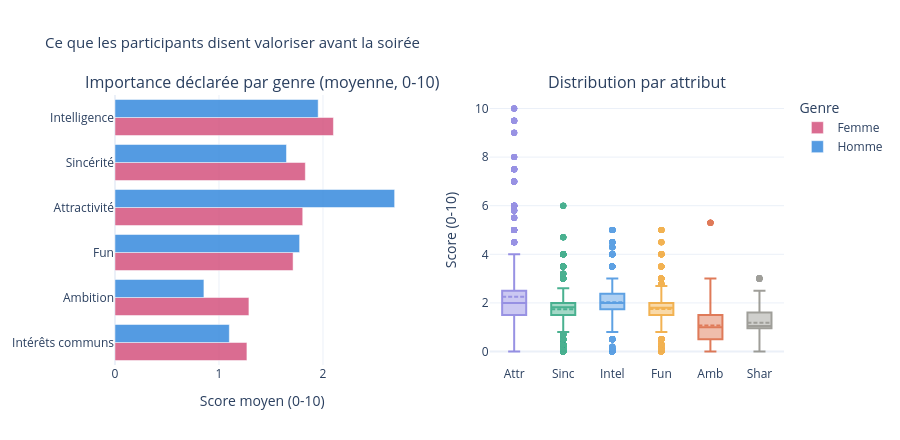

Write notebook code for a chart like this one.
### Code cell
# =============================================================================
# PRIORITÉS DÉCLARÉES AVANT LA SOIRÉE
# =============================================================================
print("\n" + "─" * 65)
print("Ce que les participants disent valoriser avant l’événement")
print("─" * 65)
 
pref_gender = df.groupby("gender_label")[PREF_COLS].mean().T.reset_index()
pref_gender.columns = ["col","Femme","Homme"]
pref_gender["Attribut"] = pref_gender["col"].map(ATTR_FR)
pref_gender = pref_gender.sort_values("Femme", ascending=True)
 
print("\nImportance déclarée moyenne (0-10) :")
print(f"{'Attribut':<22} {'Femme':>8} {'Homme':>8} {'Écart':>8}")
print("  " + "─" * 50)
for _, row in pref_gender.sort_values("Femme", ascending=False).iterrows():
    diff = row["Homme"] - row["Femme"]
    flag = "H" if diff > 0.1 else "F" if diff < -0.1 else "="
    print(f"{row['Attribut']:<22} {row['Femme']:>8.2f} {row['Homme']:>8.2f} {diff:>+8.2f}  {flag}")
 
print("\n> Attractivité : attribut le plus important ET la plus grande différence H/F")
print("> Ambition & Intérêts communs : attributs les moins valorisés")
 
fig_u3 = make_subplots(
    rows=1, cols=2,
    subplot_titles=[
        "Importance déclarée par genre (moyenne, 0-10)",
        "Distribution par attribut"
    ],
    horizontal_spacing=0.12,
)
 
for genre, clr in [("Femme", C["female"]), ("Homme", C["male"])]:
    fig_u3.add_trace(go.Bar(
        y=pref_gender["Attribut"],
        x=pref_gender[genre],
        name=genre, orientation="h",
        marker_color=clr, opacity=0.85,
    ), row=1, col=1)
 
pref_short = {"attr1_1":"Attr","sinc1_1":"Sinc","intel1_1":"Intel",
              "fun1_1":"Fun","amb1_1":"Amb","shar1_1":"Shar"}
for col, clr in zip(PREF_COLS, COLORS8):
    fig_u3.add_trace(go.Box(
        y=df[col], name=pref_short.get(col, col),
        marker_color=clr, boxmean=True,
         showlegend=False, opacity=0.8,
    ), row=1, col=2)
 
fig_u3.update_layout(
    title="Ce que les participants disent valoriser avant la soirée",
    height=440, plot_bgcolor="white", title_font_size=15,
    margin=dict(t=95, b=75, l=75, r=45),
    barmode="group", legend_title="Genre",
)
fig_u3.update_xaxes(title_text="Score moyen (0-10)", row=1, col=1)
fig_u3.update_yaxes(title_text="Score (0-10)", row=1, col=2)
fig_u3.show()

### Figure 1 — Plotly figure (JSON) as saved in the notebook; plotly's stock layout.template omitted (floating-point values rounded to 4 significant figures; data arrays with more than 128 entries replaced by an {"elided": "..."} marker saying what was removed)
{"data": [{"marker": {"color": "#D4537E"}, "name": "Femme", "opacity": 0.85, "orientation": "h", "type": "bar", "x": [1.269, 1.288, 1.712, 1.805, 1.83, 2.1], "xaxis": "x", "y": ["Intérêts communs", "Ambition", "Fun", "Attractivité", "Sincérité", "Intelligence"], "yaxis": "y"}, {"marker": {"color": "#378ADD"}, "name": "Homme", "opacity": 0.85, "orientation": "h", "type": "bar", "x": [1.099, 0.855, 1.775, 2.689, 1.649, 1.954], "xaxis": "x", "y": ["Intérêts communs", "Ambition", "Fun", "Attractivité", "Sincérité", "Intelligence"], "yaxis": "y"}, {"boxmean": true, "marker": {"color": "#7F77DD"}, "name": "Attr", "opacity": 0.8, "showlegend": false, "type": "box", "xaxis": "x2", "y": {"elided": "8283 float values"}, "yaxis": "y2"}, {"boxmean": true, "marker": {"color": "#1D9E75"}, "name": "Sinc", "opacity": 0.8, "showlegend": false, "type": "box", "xaxis": "x2", "y": {"elided": "8283 float values"}, "yaxis": "y2"}, {"boxmean": true, "marker": {"color": "#378ADD"}, "name": "Intel", "opacity": 0.8, "showlegend": false, "type": "box", "xaxis": "x2", "y": {"elided": "8283 float values"}, "yaxis": "y2"}, {"boxmean": true, "marker": {"color": "#EF9F27"}, "name": "Fun", "opacity": 0.8, "showlegend": false, "type": "box", "xaxis": "x2", "y": {"elided": "8283 float values"}, "yaxis": "y2"}, {"boxmean": true, "marker": {"color": "#D85A30"}, "name": "Amb", "opacity": 0.8, "showlegend": false, "type": "box", "xaxis": "x2", "y": {"elided": "8283 float values"}, "yaxis": "y2"}, {"boxmean": true, "marker": {"color": "#888780"}, "name": "Shar", "opacity": 0.8, "showlegend": false, "type": "box", "xaxis": "x2", "y": {"elided": "8283 float values"}, "yaxis": "y2"}], "layout": {"annotations": [{"font": {"size": 16}, "showarrow": false, "text": "Importance déclarée par genre (moyenne, 0-10)", "x": 0.22, "xanchor": "center", "xref": "paper", "y": 1, "yanchor": "bottom", "yref": "paper"}, {"font": {"size": 16}, "showarrow": false, "text": "Distribution par attribut", "x": 0.78, "xanchor": "center", "xref": "paper", "y": 1, "yanchor": "bottom", "yref": "paper"}], "barmode": "group", "height": 440, "legend": {"title": {"text": "Genre"}}, "margin": {"b": 75, "l": 75, "r": 45, "t": 95}, "plot_bgcolor": "white", "title": {"font": {"size": 15}, "text": "Ce que les participants disent valoriser avant la soirée"}, "xaxis": {"anchor": "y", "domain": [0, 0.44], "title": {"text": "Score moyen (0-10)"}}, "xaxis2": {"anchor": "y2", "domain": [0.56, 1]}, "yaxis": {"anchor": "x", "domain": [0, 1]}, "yaxis2": {"anchor": "x2", "domain": [0, 1], "title": {"text": "Score (0-10)"}}}}
